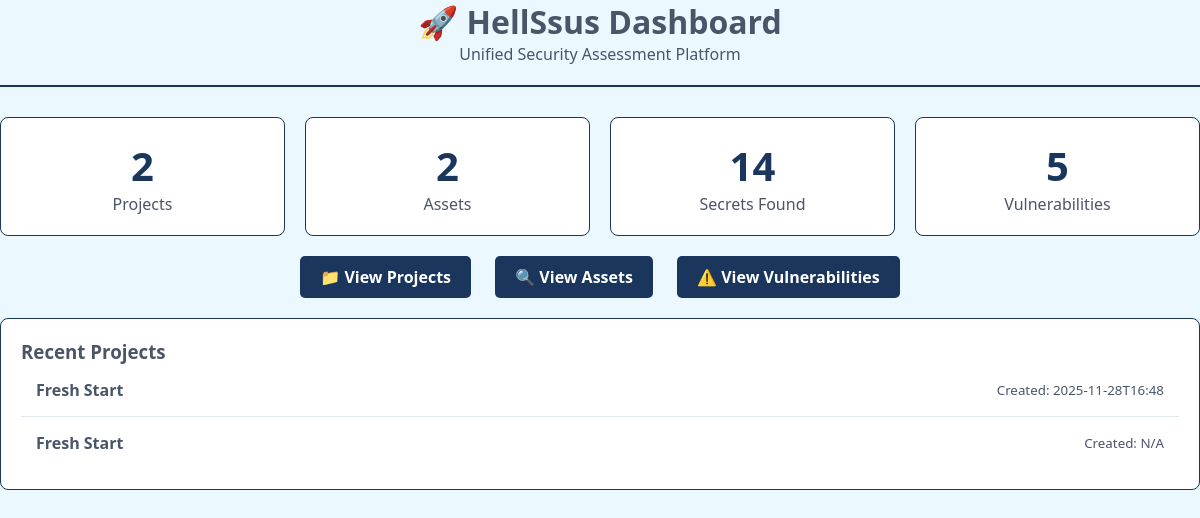
Page / (signed in) on the earlier database version.
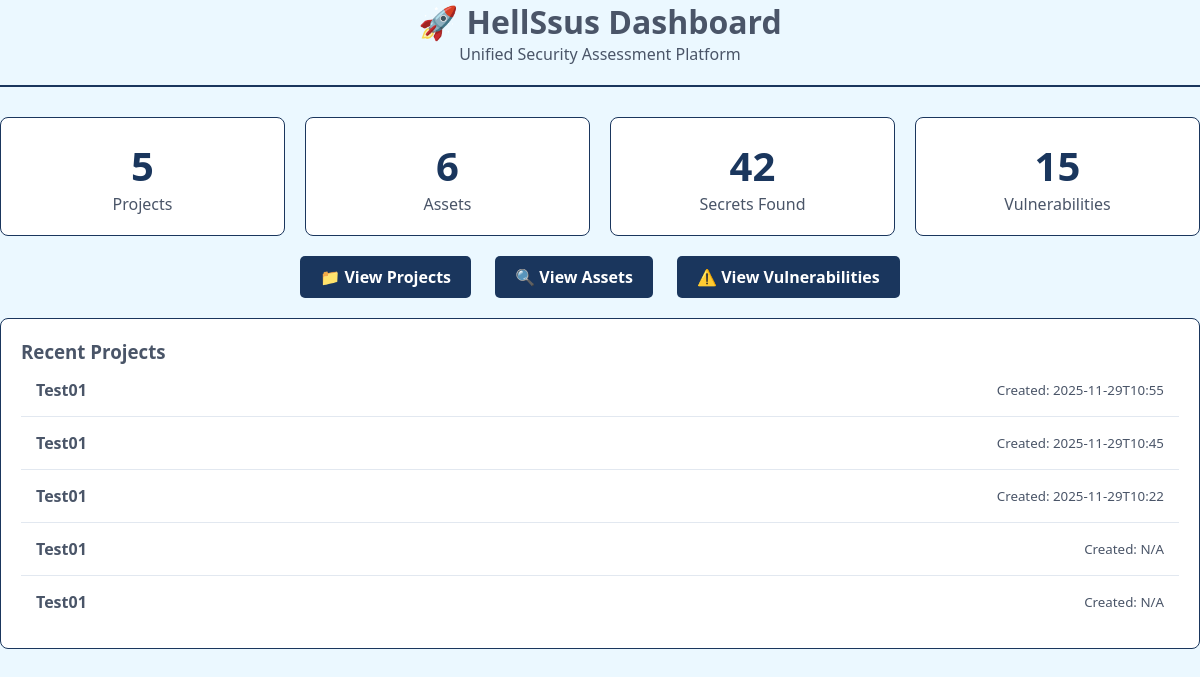
Same page on the later database version.
### tables this page shows
CREATE TABLE projects (
            id INTEGER PRIMARY KEY AUTOINCREMENT,
            name TEXT NOT NULL,
            created_date TEXT,
            description TEXT
        );

### dashboard/app.py (the view)
@app.route('/')
@login_required
def index():
    conn = get_db_connection()
    projects_count = conn.execute('SELECT COUNT(*) FROM projects').fetchone()[0]
    assets_count = conn.execute('SELECT COUNT(*) FROM assets').fetchone()[0]
    vulnerabilities_count = conn.execute('SELECT COUNT(*) FROM vulnerabilities').fetchone()[0]
    secrets_count = conn.execute('SELECT COUNT(*) FROM endpoints').fetchone()[0]
    recent_projects = conn.execute(
        'SELECT id, name, created_date FROM projects ORDER BY created_date DESC LIMIT 5'
    ).fetchall()
    conn.close()
    return render_template('index.html',
                         projects_count=projects_count,
                         assets_count=assets_count,
                         secrets_count=secrets_count,
                         vulnerabilities_count=vulnerabilities_count,
                         recent_projects=recent_projects)

### dashboard/app.py (called while the page is built)
def get_db_connection():
    conn = sqlite3.connect(DATABASE_PATH)
    conn.row_factory = sqlite3.Row
    return conn

def login_required(f):
    @wraps(f)
    def decorated_function(*args, **kwargs):
        if 'user_id' not in session:
            return redirect(url_for('login'))
        return f(*args, **kwargs)
    return decorated_function

### dashboard/templates/index.html (shortened to what this page needs)
<!DOCTYPE html>
<html>
<head>
    <link rel="stylesheet" href="{{ url_for('static', filename='css/style.css') }}">
</head>
<body>
    <div class="container">
        <div class="header">
            <h1>🚀 HellSsus Dashboard</h1>
            <p>Unified Security Assessment Platform</p>
        </div>
        <div class="stats">
            <div class="stat-card">
                <div class="stat-number">{{ projects_count }}</div>
                <div>Projects</div>
            </div>
            <div class="stat-card">
                <div class="stat-number">{{ assets_count }}</div>
                <div>Assets</div>
            </div>
            <div class="stat-card">
                <div class="stat-number">{{ secrets_count }}</div>
                <div>Secrets Found</div>
            </div>
            <div class="stat-card">
                <div class="stat-number">{{ vulnerabilities_count }}</div>
                <div>Vulnerabilities</div>
            </div>
        </div>
        <div class="nav">
            <a href="/projects" class="btn">📁 View Projects</a>
            <a href="/assets" class="btn">🔍 View Assets</a>
            <a href="/vulnerabilities" class="btn">⚠️ View Vulnerabilities</a>
        </div>
        <div class="recent-projects">
            <h3>Recent Projects</h3>
            {% for project in recent_projects %}
            <div class="project-item">
                <strong>{{ project.name }}</strong>
                <br><small>Created: {{ project.created_date[:16] if project.created_date else 'N/A' }}</small>
            </div>
            {% else %}
            <div class="no-data">No projects found</div>
            {% endfor %}
        </div>
    </div>
</body>
</html>

Differences in the rows shown:
removed projects: name "Fresh Start", created_date "2025-11-28T16:48"
added projects: name "Test01", created_date "2025-11-29T10:55"
added projects: name "Test01", created_date "2025-11-29T10:45"
added projects: name "Test01", created_date "2025-11-29T10:22"
changed projects (number 4 of 5 on the later page): name "Fresh Start" → "Test01"
added projects: name "Test01", created_date "N/A"
Other differences:
{{ projects_count }}: "2" → "5"
{{ assets_count }}: "2" → "6"
{{ secrets_count }}: "14" → "42"
{{ vulnerabilities_count }}: "5" → "15"
